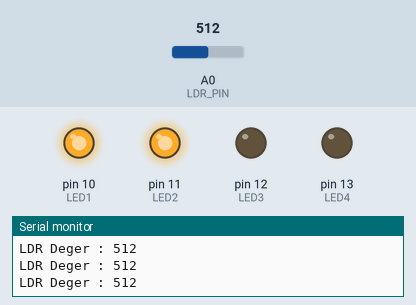
A sketch run on a simulated Arduino Uno, built with avr-gcc and run on an emulated ATmega328P. On the bench: output pins drawn as LEDs (lit = HIGH), the last lines printed to the serial monitor. Inputs (shaded band) come from the test bench; at power-on: A0 (LDR_PIN) = 512.

Above: at 1.2 s.
1.3 s: A0 (LDR_PIN) set to 743
4.3 s: A0 (LDR_PIN) set to 762
At 5.0 s:
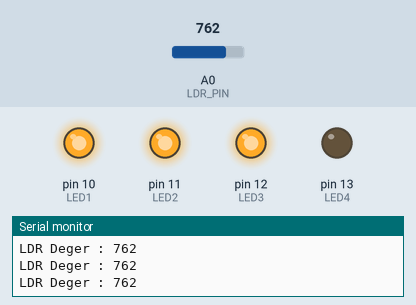
5.8 s: A0 (LDR_PIN) set to 883
7.3 s: A0 (LDR_PIN) set to 911
At 8.1 s:
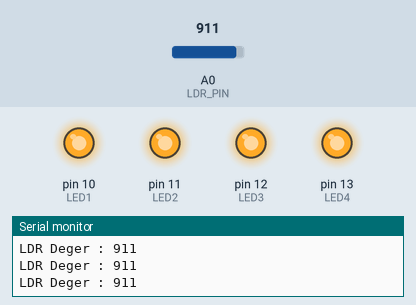
8.8 s: A0 (LDR_PIN) set to 490
At 9.3 s:
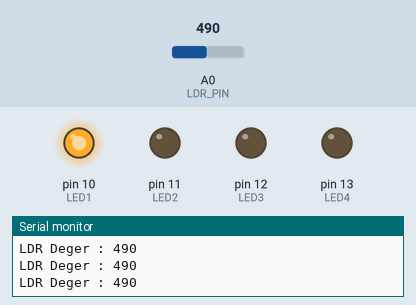
10.3 s: A0 (LDR_PIN) set to 510
At 11.8 s:
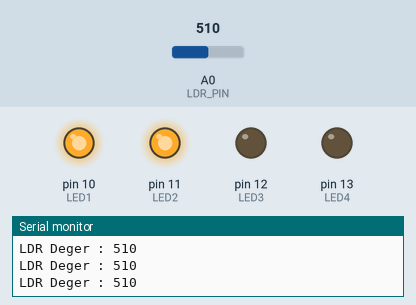
Timing chart, 0 to 13.3 s (numbered marks = the images above; inputs shaded):
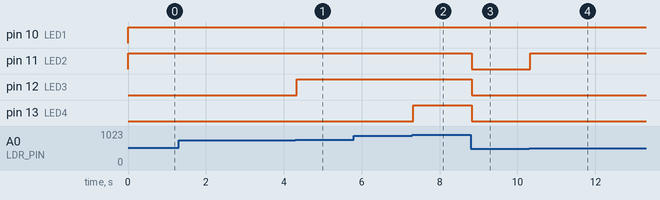

The sketch:

sketch_feb27b.ino
```cpp
#define LDR_PIN A0
#define LED1 10
#define LED2 11
#define LED3 12
#define LED4 13
int ldrDeger=0;


void setup() {

  Serial.begin(9600);
  pinMode(LED1,OUTPUT);
  pinMode(LED2,OUTPUT);
  pinMode(LED3,OUTPUT);
  pinMode(LED4,OUTPUT);
}

void loop() {
  ldrDeger=analogRead(LDR_PIN);

  Serial.print("LDR Deger : ");
  Serial.println(ldrDeger);
  if(ldrDeger<300)
  {
    digitalWrite(LED1,LOW);
    digitalWrite(LED2,LOW);
    digitalWrite(LED3,LOW);
    digitalWrite(LED4,LOW);
  }
  else if(ldrDeger<500)
  {
    digitalWrite(LED1,HIGH);
    digitalWrite(LED2,LOW);
    digitalWrite(LED3,LOW);
    digitalWrite(LED4,LOW);
  }
  else if(ldrDeger<750)
  {
    digitalWrite(LED1,HIGH);
    digitalWrite(LED2,HIGH);
    digitalWrite(LED3,LOW);
    digitalWrite(LED4,LOW);
  }
  else if(ldrDeger<900)
  {
    digitalWrite(LED1,HIGH);
    digitalWrite(LED2,HIGH);
    digitalWrite(LED3,HIGH);
    digitalWrite(LED4,LOW);

  }
  else
  {
    digitalWrite(LED1,HIGH);
    digitalWrite(LED2,HIGH);
    digitalWrite(LED3,HIGH);
    digitalWrite(LED4,HIGH);
  }
}
```

Measured:
- the behaviour switches between 749 and 750 on A0 (LDR_PIN) (found by bisection; images 0 and 1)
- the behaviour switches between 899 and 900 on A0 (LDR_PIN) (found by bisection; images 1 and 2)
- the behaviour switches between 499 and 500 on A0 (LDR_PIN) (found by bisection; images 3 and 4)
- after the input at 4.3 s, pin 12 (LED3): LOW → HIGH at once
- after the input at 7.3 s, pin 13 (LED4): LOW → HIGH at once
- after the input at 8.8 s, pin 11 (LED2), pin 12 (LED3), pin 13 (LED4): HIGH → LOW at once
- after the input at 10.3 s, pin 11 (LED2): LOW → HIGH at once
